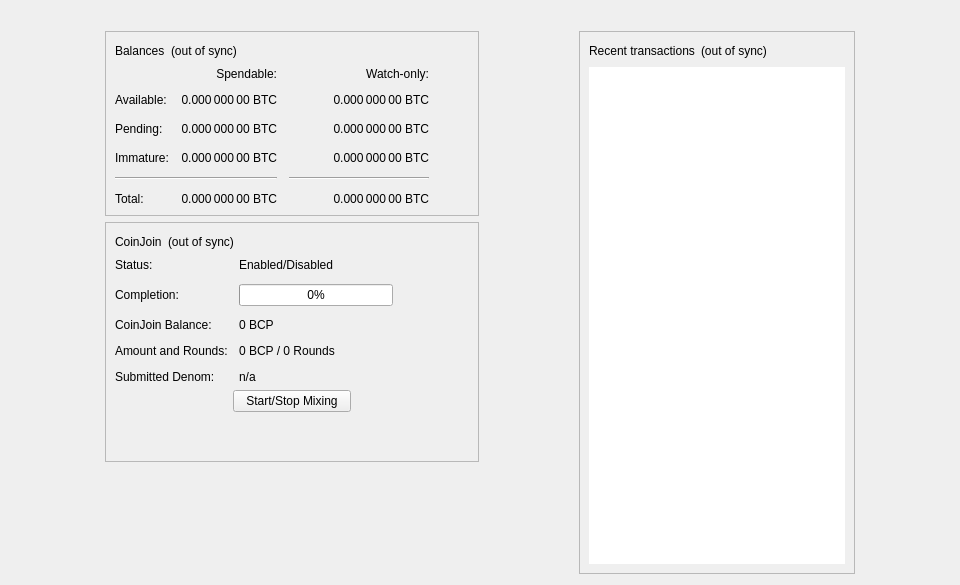
<?xml version="1.0" encoding="UTF-8"?>
<ui version="4.0">
 <class>OverviewPage</class>
 <widget class="QWidget" name="OverviewPage">
  <property name="geometry">
   <rect>
    <x>0</x>
    <y>0</y>
    <width>960</width>
    <height>585</height>
   </rect>
  </property>
  <property name="minimumSize">
   <size>
    <width>960</width>
    <height>0</height>
   </size>
  </property>
  <property name="windowTitle">
   <string>Form</string>
  </property>
  <layout class="QVBoxLayout" name="topLayout">
   <item>
    <widget class="QLabel" name="labelAlerts">
     <property name="visible">
      <bool>false</bool>
     </property>
     <property name="wordWrap">
      <bool>true</bool>
     </property>
     <property name="margin">
      <number>3</number>
     </property>
     <property name="textInteractionFlags">
      <set>Qt::TextSelectableByMouse</set>
     </property>
    </widget>
   </item>
   <item>
    <layout class="QHBoxLayout" name="horizontalLayout" stretch="1,0,1,0,1">
     <item>
      <spacer name="horizontalSpacerLeft">
       <property name="orientation">
        <enum>Qt::Horizontal</enum>
       </property>
       <property name="sizeType">
        <enum>QSizePolicy::Preferred</enum>
       </property>
       <property name="sizeHint" stdset="0">
        <size>
         <width>10</width>
         <height>20</height>
        </size>
       </property>
      </spacer>
     </item>
     <item>
      <layout class="QVBoxLayout" name="verticalLayout_2">
       <item>
        <widget class="QFrame" name="frame">
         <property name="frameShape">
          <enum>QFrame::StyledPanel</enum>
         </property>
         <property name="frameShadow">
          <enum>QFrame::Raised</enum>
         </property>
         <layout class="QVBoxLayout" name="verticalLayout_4">
          <item>
           <layout class="QHBoxLayout" name="horizontalLayout_4">
            <item>
             <widget class="QLabel" name="label_5">
              <property name="text">
               <string>Balances</string>
              </property>
             </widget>
            </item>
            <item>
             <widget class="QLabel" name="labelWalletStatus">
              <property name="toolTip">
               <string>The displayed information may be out of date. Your wallet automatically synchronizes with the BitCUP network after a connection is established, but this process has not completed yet.</string>
              </property>
              <property name="text">
               <string notr="true">(out of sync)</string>
              </property>
              <property name="alignment">
               <set>Qt::AlignLeading|Qt::AlignLeft|Qt::AlignVCenter</set>
              </property>
             </widget>
            </item>
            <item>
             <spacer name="horizontalSpacer_3">
              <property name="orientation">
               <enum>Qt::Horizontal</enum>
              </property>
              <property name="sizeHint" stdset="0">
               <size>
                <width>40</width>
                <height>20</height>
               </size>
              </property>
             </spacer>
            </item>
           </layout>
          </item>
          <item>
           <layout class="QGridLayout" name="gridLayout">
            <property name="spacing">
             <number>12</number>
            </property>
            <item row="2" column="2">
             <widget class="QLabel" name="labelWatchPending">
              <property name="cursor">
               <cursorShape>IBeamCursor</cursorShape>
              </property>
              <property name="toolTip">
               <string>Unconfirmed transactions to watch-only addresses</string>
              </property>
              <property name="text">
               <string notr="true">0.000 000 00 BTC</string>
              </property>
              <property name="alignment">
               <set>Qt::AlignRight|Qt::AlignTrailing|Qt::AlignVCenter</set>
              </property>
              <property name="textInteractionFlags">
               <set>Qt::LinksAccessibleByMouse|Qt::TextSelectableByKeyboard|Qt::TextSelectableByMouse</set>
              </property>
             </widget>
            </item>
            <item row="2" column="1">
             <widget class="QLabel" name="labelUnconfirmed">
              <property name="cursor">
               <cursorShape>IBeamCursor</cursorShape>
              </property>
              <property name="toolTip">
               <string>Total of transactions that have yet to be confirmed, and do not yet count toward the spendable balance</string>
              </property>
              <property name="text">
               <string notr="true">0.000 000 00 BTC</string>
              </property>
              <property name="alignment">
               <set>Qt::AlignRight|Qt::AlignTrailing|Qt::AlignVCenter</set>
              </property>
              <property name="textInteractionFlags">
               <set>Qt::LinksAccessibleByMouse|Qt::TextSelectableByKeyboard|Qt::TextSelectableByMouse</set>
              </property>
             </widget>
            </item>
            <item row="3" column="2">
             <widget class="QLabel" name="labelWatchImmature">
              <property name="cursor">
               <cursorShape>IBeamCursor</cursorShape>
              </property>
              <property name="toolTip">
               <string>Mined balance in watch-only addresses that has not yet matured</string>
              </property>
              <property name="text">
               <string notr="true">0.000 000 00 BTC</string>
              </property>
              <property name="alignment">
               <set>Qt::AlignRight|Qt::AlignTrailing|Qt::AlignVCenter</set>
              </property>
              <property name="textInteractionFlags">
               <set>Qt::LinksAccessibleByMouse|Qt::TextSelectableByKeyboard|Qt::TextSelectableByMouse</set>
              </property>
             </widget>
            </item>
            <item row="4" column="0" colspan="2">
             <widget class="Line" name="lineSpendableBalance">
              <property name="orientation">
               <enum>Qt::Horizontal</enum>
              </property>
             </widget>
            </item>
            <item row="4" column="2">
             <widget class="Line" name="lineWatchBalance">
              <property name="sizePolicy">
               <sizepolicy hsizetype="Preferred" vsizetype="Fixed">
                <horstretch>0</horstretch>
                <verstretch>0</verstretch>
               </sizepolicy>
              </property>
              <property name="minimumSize">
               <size>
                <width>140</width>
                <height>0</height>
               </size>
              </property>
              <property name="orientation">
               <enum>Qt::Horizontal</enum>
              </property>
             </widget>
            </item>
            <item row="5" column="0">
             <widget class="QLabel" name="labelTotalText">
              <property name="text">
               <string>Total:</string>
              </property>
             </widget>
            </item>
            <item row="3" column="1">
             <widget class="QLabel" name="labelImmature">
              <property name="cursor">
               <cursorShape>IBeamCursor</cursorShape>
              </property>
              <property name="toolTip">
               <string>Mined balance that has not yet matured</string>
              </property>
              <property name="text">
               <string notr="true">0.000 000 00 BTC</string>
              </property>
              <property name="alignment">
               <set>Qt::AlignRight|Qt::AlignTrailing|Qt::AlignVCenter</set>
              </property>
              <property name="textInteractionFlags">
               <set>Qt::LinksAccessibleByMouse|Qt::TextSelectableByKeyboard|Qt::TextSelectableByMouse</set>
              </property>
             </widget>
            </item>
            <item row="2" column="3">
             <spacer name="horizontalSpacer_2">
              <property name="orientation">
               <enum>Qt::Horizontal</enum>
              </property>
              <property name="sizeHint" stdset="0">
               <size>
                <width>40</width>
                <height>20</height>
               </size>
              </property>
             </spacer>
            </item>
            <item row="3" column="0">
             <widget class="QLabel" name="labelImmatureText">
              <property name="text">
               <string>Immature:</string>
              </property>
             </widget>
            </item>
            <item row="5" column="1">
             <widget class="QLabel" name="labelTotal">
              <property name="cursor">
               <cursorShape>IBeamCursor</cursorShape>
              </property>
              <property name="toolTip">
               <string>Your current total balance</string>
              </property>
              <property name="text">
               <string notr="true">0.000 000 00 BTC</string>
              </property>
              <property name="alignment">
               <set>Qt::AlignRight|Qt::AlignTrailing|Qt::AlignVCenter</set>
              </property>
              <property name="textInteractionFlags">
               <set>Qt::LinksAccessibleByMouse|Qt::TextSelectableByKeyboard|Qt::TextSelectableByMouse</set>
              </property>
             </widget>
            </item>
            <item row="5" column="2">
             <widget class="QLabel" name="labelWatchTotal">
              <property name="cursor">
               <cursorShape>IBeamCursor</cursorShape>
              </property>
              <property name="toolTip">
               <string>Current total balance in watch-only addresses</string>
              </property>
              <property name="text">
               <string notr="true">0.000 000 00 BTC</string>
              </property>
              <property name="alignment">
               <set>Qt::AlignRight|Qt::AlignTrailing|Qt::AlignVCenter</set>
              </property>
              <property name="textInteractionFlags">
               <set>Qt::LinksAccessibleByMouse|Qt::TextSelectableByKeyboard|Qt::TextSelectableByMouse</set>
              </property>
             </widget>
            </item>
            <item row="0" column="2">
             <widget class="QLabel" name="labelWatchonly">
              <property name="text">
               <string>Watch-only:</string>
              </property>
              <property name="alignment">
               <set>Qt::AlignRight|Qt::AlignTrailing|Qt::AlignVCenter</set>
              </property>
             </widget>
            </item>
            <item row="1" column="0">
             <widget class="QLabel" name="labelBalanceText">
              <property name="text">
               <string>Available:</string>
              </property>
             </widget>
            </item>
            <item row="1" column="1">
             <widget class="QLabel" name="labelBalance">
              <property name="cursor">
               <cursorShape>IBeamCursor</cursorShape>
              </property>
              <property name="toolTip">
               <string>Your current spendable balance</string>
              </property>
              <property name="text">
               <string notr="true">0.000 000 00 BTC</string>
              </property>
              <property name="alignment">
               <set>Qt::AlignRight|Qt::AlignTrailing|Qt::AlignVCenter</set>
              </property>
              <property name="textInteractionFlags">
               <set>Qt::LinksAccessibleByMouse|Qt::TextSelectableByKeyboard|Qt::TextSelectableByMouse</set>
              </property>
             </widget>
            </item>
            <item row="1" column="2">
             <widget class="QLabel" name="labelWatchAvailable">
              <property name="cursor">
               <cursorShape>IBeamCursor</cursorShape>
              </property>
              <property name="toolTip">
               <string>Your current balance in watch-only addresses</string>
              </property>
              <property name="text">
               <string notr="true">0.000 000 00 BTC</string>
              </property>
              <property name="alignment">
               <set>Qt::AlignRight|Qt::AlignTrailing|Qt::AlignVCenter</set>
              </property>
              <property name="textInteractionFlags">
               <set>Qt::LinksAccessibleByMouse|Qt::TextSelectableByKeyboard|Qt::TextSelectableByMouse</set>
              </property>
             </widget>
            </item>
            <item row="2" column="0">
             <widget class="QLabel" name="labelPendingText">
              <property name="text">
               <string>Pending:</string>
              </property>
             </widget>
            </item>
            <item row="0" column="1">
             <widget class="QLabel" name="labelSpendable">
              <property name="text">
               <string>Spendable:</string>
              </property>
              <property name="alignment">
               <set>Qt::AlignRight|Qt::AlignTrailing|Qt::AlignVCenter</set>
              </property>
             </widget>
            </item>
           </layout>
          </item>
         </layout>
        </widget>
       </item>
       <item>
        <widget class="QFrame" name="frameCoinJoin">
         <property name="layoutDirection">
          <enum>Qt::LeftToRight</enum>
         </property>
         <property name="frameShape">
          <enum>QFrame::StyledPanel</enum>
         </property>
         <property name="frameShadow">
          <enum>QFrame::Raised</enum>
         </property>
         <layout class="QVBoxLayout" name="VerticalLayout_PS1">
          <item>
           <layout class="QHBoxLayout" name="horizontalLayout_5">
            <item>
             <widget class="QLabel" name="labelCoinJoinHeader">
              <property name="text">
               <string notr="true">CoinJoin</string>
              </property>
             </widget>
            </item>
            <item>
             <widget class="QLabel" name="labelCoinJoinSyncStatus">
              <property name="toolTip">
               <string>The displayed information may be out of date. Your wallet automatically synchronizes with the BitCUP network after a connection is established, but this process has not completed yet.</string>
              </property>
              <property name="text">
               <string notr="true">(out of sync)</string>
              </property>
              <property name="alignment">
               <set>Qt::AlignLeading|Qt::AlignLeft|Qt::AlignVCenter</set>
              </property>
             </widget>
            </item>
            <item>
             <spacer name="horizontalSpacer_4">
              <property name="orientation">
               <enum>Qt::Horizontal</enum>
              </property>
              <property name="sizeHint" stdset="0">
               <size>
                <width>40</width>
                <height>20</height>
               </size>
              </property>
             </spacer>
            </item>
           </layout>
          </item>
          <item>
           <layout class="QFormLayout" name="coinJoinFormLayout">
            <property name="fieldGrowthPolicy">
             <enum>QFormLayout::AllNonFixedFieldsGrow</enum>
            </property>
            <property name="horizontalSpacing">
             <number>11</number>
            </property>
            <property name="verticalSpacing">
             <number>12</number>
            </property>
            <item row="0" column="0">
             <widget class="QLabel" name="labelCoinJoinEnabledText">
              <property name="text">
               <string>Status:</string>
              </property>
             </widget>
            </item>
            <item row="0" column="1">
             <widget class="QLabel" name="labelCoinJoinEnabled">
              <property name="text">
               <string>Enabled/Disabled</string>
              </property>
             </widget>
            </item>
            <item row="1" column="0">
             <widget class="QLabel" name="labelCompletitionText">
              <property name="text">
               <string>Completion:</string>
              </property>
             </widget>
            </item>
            <item row="1" column="1">
             <widget class="QProgressBar" name="coinJoinProgress">
              <property name="maximumSize">
               <size>
                <width>154</width>
                <height>16777215</height>
               </size>
              </property>
              <property name="value">
               <number>0</number>
              </property>
             </widget>
            </item>
            <item row="2" column="0">
             <widget class="QLabel" name="labelAnonymizedText">
              <property name="text">
               <string notr="true">CoinJoin Balance:</string>
              </property>
             </widget>
            </item>
            <item row="2" column="1">
             <widget class="QLabel" name="labelAnonymized">
              <property name="text">
               <string notr="true">0 BCP</string>
              </property>
             </widget>
            </item>
            <item row="3" column="0">
             <widget class="QLabel" name="labelAmountAndRoundsText">
              <property name="text">
               <string>Amount and Rounds:</string>
              </property>
             </widget>
            </item>
            <item row="3" column="1">
             <widget class="QLabel" name="labelAmountRounds">
              <property name="text">
               <string>0 BCP / 0 Rounds</string>
              </property>
             </widget>
            </item>
            <item row="4" column="0">
             <widget class="QLabel" name="labelSubmittedDenomText">
              <property name="text">
               <string>Submitted Denom:</string>
              </property>
             </widget>
            </item>
            <item row="4" column="1">
             <widget class="QLabel" name="labelSubmittedDenom">
              <property name="toolTip">
               <string>The denominations you submitted to the Masternode.&lt;br&gt;To mix, other users must submit the exact same denominations.</string>
              </property>
              <property name="text">
               <string>n/a</string>
              </property>
              <property name="wordWrap">
               <bool>true</bool>
              </property>
             </widget>
            </item>
           </layout>
          </item>
          <item>
           <layout class="QVBoxLayout" name="VerticalLayout_PS">
            <item>
             <layout class="QHBoxLayout" name="horizontalLayout_3">
              <property name="topMargin">
               <number>0</number>
              </property>
              <item>
               <spacer name="horizontalSpacer_5">
                <property name="orientation">
                 <enum>Qt::Horizontal</enum>
                </property>
                <property name="sizeHint" stdset="0">
                 <size>
                  <width>40</width>
                  <height>20</height>
                 </size>
                </property>
               </spacer>
              </item>
              <item>
               <widget class="QPushButton" name="toggleCoinJoin">
                <property name="sizePolicy">
                 <sizepolicy hsizetype="MinimumExpanding" vsizetype="Fixed">
                  <horstretch>0</horstretch>
                  <verstretch>0</verstretch>
                 </sizepolicy>
                </property>
                <property name="text">
                 <string>Start/Stop Mixing</string>
                </property>
               </widget>
              </item>
              <item>
               <spacer name="horizontalSpacer_6">
                <property name="orientation">
                 <enum>Qt::Horizontal</enum>
                </property>
                <property name="sizeHint" stdset="0">
                 <size>
                  <width>40</width>
                  <height>20</height>
                 </size>
                </property>
               </spacer>
              </item>
             </layout>
            </item>
            <item>
             <spacer name="verticalSpacer_3">
              <property name="orientation">
               <enum>Qt::Vertical</enum>
              </property>
              <property name="sizeHint" stdset="0">
               <size>
                <width>20</width>
                <height>40</height>
               </size>
              </property>
             </spacer>
            </item>
           </layout>
          </item>
         </layout>
        </widget>
       </item>
       <item>
        <spacer name="verticalSpacer">
         <property name="orientation">
          <enum>Qt::Vertical</enum>
         </property>
         <property name="sizeHint" stdset="0">
          <size>
           <width>20</width>
           <height>40</height>
          </size>
         </property>
        </spacer>
       </item>
      </layout>
     </item>
     <item>
      <spacer name="horizontalSpacerCenter">
       <property name="orientation">
        <enum>Qt::Horizontal</enum>
       </property>
       <property name="sizeHint" stdset="0">
        <size>
         <width>10</width>
         <height>20</height>
        </size>
       </property>
      </spacer>
     </item>
     <item>
      <layout class="QVBoxLayout" name="verticalLayout_3">
       <item>
        <widget class="QFrame" name="frame_2">
         <property name="frameShape">
          <enum>QFrame::StyledPanel</enum>
         </property>
         <property name="frameShadow">
          <enum>QFrame::Raised</enum>
         </property>
         <layout class="QVBoxLayout" name="verticalLayout">
          <item>
           <layout class="QHBoxLayout" name="horizontalLayout_2">
            <item>
             <widget class="QLabel" name="label_4">
              <property name="text">
               <string>Recent transactions</string>
              </property>
             </widget>
            </item>
            <item>
             <widget class="QLabel" name="labelTransactionsStatus">
              <property name="toolTip">
               <string>The displayed information may be out of date. Your wallet automatically synchronizes with the BitCUP network after a connection is established, but this process has not completed yet.</string>
              </property>
              <property name="text">
               <string notr="true">(out of sync)</string>
              </property>
              <property name="alignment">
               <set>Qt::AlignLeading|Qt::AlignLeft|Qt::AlignVCenter</set>
              </property>
             </widget>
            </item>
            <item>
             <spacer name="horizontalSpacer">
              <property name="orientation">
               <enum>Qt::Horizontal</enum>
              </property>
              <property name="sizeHint" stdset="0">
               <size>
                <width>40</width>
                <height>20</height>
               </size>
              </property>
             </spacer>
            </item>
           </layout>
          </item>
          <item>
           <widget class="QListView" name="listTransactions">
            <property name="frameShape">
             <enum>QFrame::NoFrame</enum>
            </property>
            <property name="verticalScrollBarPolicy">
             <enum>Qt::ScrollBarAlwaysOff</enum>
            </property>
            <property name="horizontalScrollBarPolicy">
             <enum>Qt::ScrollBarAlwaysOff</enum>
            </property>
            <property name="selectionMode">
             <enum>QAbstractItemView::NoSelection</enum>
            </property>
           </widget>
          </item>
         </layout>
        </widget>
       </item>
      </layout>
     </item>
     <item>
      <spacer name="horizontalSpacerRight">
       <property name="orientation">
        <enum>Qt::Horizontal</enum>
       </property>
       <property name="sizeType">
        <enum>QSizePolicy::Preferred</enum>
       </property>
       <property name="sizeHint" stdset="0">
        <size>
         <width>10</width>
         <height>20</height>
        </size>
       </property>
      </spacer>
     </item>
    </layout>
   </item>
  </layout>
 </widget>
 <resources/>
 <connections/>
</ui>
